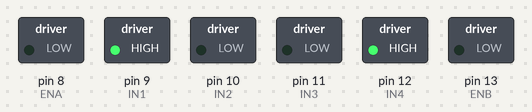
Bench run of a sketch on a simulated Arduino Uno, built with avr-gcc and run on an emulated ATmega328P. On the bench: switched loads named in the sketch (green lamp = pin HIGH).

Above: at 0.1 s.
Timing chart, 0 to 1.6 s (numbered marks = the images above):
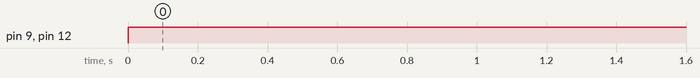

The sketch:

sonar3_motor.ino
```cpp
///////////////  sonar ////////////////////////////////////////

#define TRIG1 2  //초음파 센서 1번 Trig 핀 번호
#define ECHO1 3  //초음파 센서 1번 Echo 핀 번호

#define TRIG2 4  //초음파 센서 2번 Trig 핀 번호
#define ECHO2 5  //초음파 센서 2번 Echo 핀 번호

#define TRIG3 6 //초음파 센서 3번 Trig 핀 번호
#define ECHO3 7  //초음파 센서 3번 Echo 핀 번호

////////////// L298 ///////////////////////////////////////////
#define ENA 8
#define IN1 9
#define IN2 10
#define IN3 11
#define IN4 12
#define ENB 13

void setup()
{
  //put your setup code here, to run once:
  pinMode(TRIG1, OUTPUT);
  pinMode(ECHO1,  INPUT);

  pinMode(TRIG2, OUTPUT);
  pinMode(ECHO2,  INPUT);

  pinMode(TRIG3, OUTPUT);
  pinMode(ECHO3,  INPUT);

  pinMode(ENA,  OUTPUT);
  pinMode(IN1,  OUTPUT);
  pinMode(IN2,  OUTPUT);

  pinMode(IN3,  OUTPUT);
  pinMode(IN4,  OUTPUT);
  pinMode(ENB,  OUTPUT);


  Serial.begin(115200);  //통신속도를11520으로 정의함

}
long sonar1(void) //초음파 센서1번 측정 함수
{
  long duration1, distance1;
  digitalWrite(TRIG1, HIGH);
  delayMicroseconds(10);
  digitalWrite(TRIG1, LOW);
  duration1 = pulseIn(ECHO1, HIGH);
  distance1 = ( (float)(340 * duration1) / 1000) / 2;
  return distance1;

}
long sonar2(void) //초음파 센서1번 측정 함수
{
  long duration2, distance2;
  digitalWrite(TRIG2, HIGH);
  delayMicroseconds(10);
  digitalWrite(TRIG2, LOW);
  duration2 = pulseIn(ECHO2, HIGH);
  distance2 = ( (float)(340 * duration2) / 1000) / 2;
  return distance2;

}
long sonar3(void) //초음파 센서1번 측정 함수
{
  long duration3, distance3;
  digitalWrite(TRIG3, HIGH);
  delayMicroseconds(10);
  digitalWrite(TRIG3, LOW);
  duration3 = pulseIn(ECHO3, HIGH);
  distance3 = ( (float)(340 * duration3) / 1000) / 2;
  return distance3;

}

void motor_A_control(int direction_a, int motor_speed_a) //모터 A의방향(direction)과 속도(speed)제어
{
  if(direction_a == HIGH)
  {
    digitalWrite(IN1,HIGH);
    digitalWrite(IN2,LOW);
    analogWrite(ENA,motor_speed_a);
    }
  else
  {
    digitalWrite(IN1,LOW);
    digitalWrite(IN2,HIGH);
    analogWrite(ENA,motor_speed_a);


  }
  }

void motor_B_control(int direction_b, int motor_speed_b) //모터 B의방향(direction)과 속도(speed)제어
{
  if(direction_b == HIGH)
  {
    digitalWrite(IN3,LOW);             //모터의 방향 제어
    digitalWrite(IN4,HIGH);
    analogWrite(ENB,motor_speed_b);     //모터의 속도 제어
    }
  else
  {
    digitalWrite(IN3,HIGH);
    digitalWrite(IN4,LOW);
    analogWrite(ENB,motor_speed_b);
 }
}

void loop() {
  // put your main code here, to run repeatedly:
  /*
  Serial.print("Distance1: ");
  Serial.println(sonar1());

  Serial.print("Distance2: ");
  Serial.println(sonar2());

  Serial.print("Distance3: ");
  Serial.println(sonar3());
  */


  motor_A_control(HIGH,100);
  motor_B_control(HIGH,100);

  delay(500);
}
```

Measured:
- by itself, pin 9 (IN1), pin 12 (IN4): LOW → HIGH at 0.00 s
